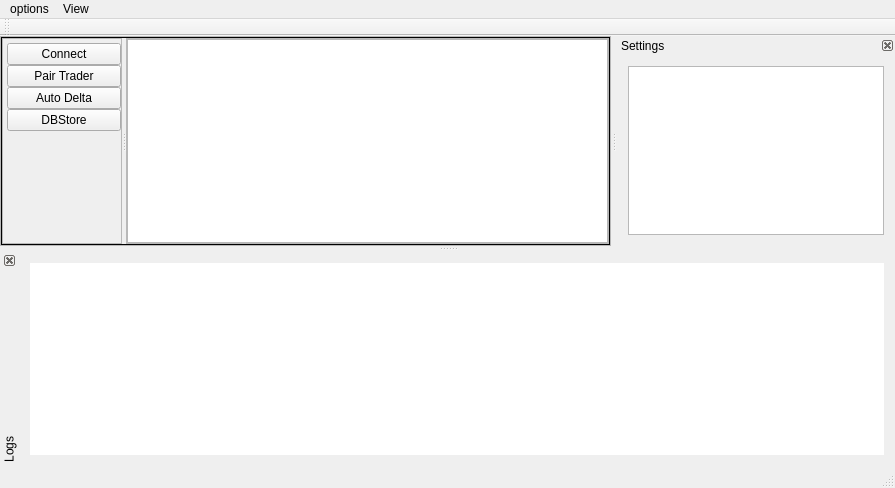
<?xml version="1.0" encoding="UTF-8"?>
<ui version="4.0">
 <class>IBTradeSystemClass</class>
 <widget class="QMainWindow" name="IBTradeSystemClass">
  <property name="geometry">
   <rect>
    <x>0</x>
    <y>0</y>
    <width>895</width>
    <height>488</height>
   </rect>
  </property>
  <property name="windowTitle">
   <string>IBTradeSystem V1</string>
  </property>
  <widget class="QWidget" name="centralWidget">
   <layout class="QVBoxLayout" name="verticalLayout_2">
    <property name="leftMargin">
     <number>0</number>
    </property>
    <property name="topMargin">
     <number>0</number>
    </property>
    <property name="rightMargin">
     <number>0</number>
    </property>
    <property name="bottomMargin">
     <number>0</number>
    </property>
    <item>
     <widget class="QSplitter" name="splitter_2">
      <property name="orientation">
       <enum>Qt::Vertical</enum>
      </property>
      <widget class="QFrame" name="frameControlPanel">
       <property name="minimumSize">
        <size>
         <width>0</width>
         <height>120</height>
        </size>
       </property>
       <property name="frameShape">
        <enum>QFrame::StyledPanel</enum>
       </property>
       <property name="frameShadow">
        <enum>QFrame::Raised</enum>
       </property>
       <layout class="QHBoxLayout" name="horizontalLayout">
        <property name="leftMargin">
         <number>0</number>
        </property>
        <property name="topMargin">
         <number>0</number>
        </property>
        <property name="rightMargin">
         <number>0</number>
        </property>
        <property name="bottomMargin">
         <number>0</number>
        </property>
        <item>
         <widget class="QSplitter" name="splitter">
          <property name="frameShape">
           <enum>QFrame::Box</enum>
          </property>
          <property name="orientation">
           <enum>Qt::Horizontal</enum>
          </property>
          <widget class="QFrame" name="frame_5">
           <property name="sizePolicy">
            <sizepolicy hsizetype="Fixed" vsizetype="Preferred">
             <horstretch>0</horstretch>
             <verstretch>0</verstretch>
            </sizepolicy>
           </property>
           <property name="minimumSize">
            <size>
             <width>120</width>
             <height>0</height>
            </size>
           </property>
           <property name="maximumSize">
            <size>
             <width>120</width>
             <height>16777215</height>
            </size>
           </property>
           <property name="frameShape">
            <enum>QFrame::StyledPanel</enum>
           </property>
           <property name="frameShadow">
            <enum>QFrame::Raised</enum>
           </property>
           <layout class="QGridLayout" name="gridLayout_2" rowstretch="0">
            <property name="sizeConstraint">
             <enum>QLayout::SetDefaultConstraint</enum>
            </property>
            <property name="leftMargin">
             <number>4</number>
            </property>
            <property name="topMargin">
             <number>4</number>
            </property>
            <property name="rightMargin">
             <number>0</number>
            </property>
            <property name="bottomMargin">
             <number>0</number>
            </property>
            <item row="0" column="0" alignment="Qt::AlignTop">
             <widget class="QFrame" name="frame_3">
              <property name="frameShape">
               <enum>QFrame::NoFrame</enum>
              </property>
              <property name="frameShadow">
               <enum>QFrame::Raised</enum>
              </property>
              <layout class="QVBoxLayout" name="verticalLayout">
               <property name="spacing">
                <number>0</number>
               </property>
               <property name="leftMargin">
                <number>0</number>
               </property>
               <property name="topMargin">
                <number>0</number>
               </property>
               <property name="rightMargin">
                <number>0</number>
               </property>
               <property name="bottomMargin">
                <number>0</number>
               </property>
               <item>
                <widget class="QPushButton" name="pushButton">
                 <property name="text">
                  <string>Connect</string>
                 </property>
                </widget>
               </item>
               <item>
                <widget class="QPushButton" name="pushButtonPairTrader">
                 <property name="text">
                  <string>Pair Trader</string>
                 </property>
                </widget>
               </item>
               <item>
                <widget class="QPushButton" name="autoDeltaButton">
                 <property name="text">
                  <string>Auto Delta</string>
                 </property>
                </widget>
               </item>
               <item>
                <widget class="QPushButton" name="pushButtonDBStore">
                 <property name="text">
                  <string>DBStore</string>
                 </property>
                </widget>
               </item>
              </layout>
             </widget>
            </item>
           </layout>
          </widget>
          <widget class="QFrame" name="frame_4">
           <property name="frameShape">
            <enum>QFrame::StyledPanel</enum>
           </property>
           <property name="frameShadow">
            <enum>QFrame::Raised</enum>
           </property>
           <layout class="QVBoxLayout" name="verticalLayout_3">
            <property name="leftMargin">
             <number>0</number>
            </property>
            <property name="topMargin">
             <number>0</number>
            </property>
            <property name="rightMargin">
             <number>0</number>
            </property>
            <property name="bottomMargin">
             <number>0</number>
            </property>
            <item>
             <layout class="QHBoxLayout" name="horizontalLayout_2">
              <item>
               <widget class="QTreeView" name="test_treeView"/>
              </item>
             </layout>
            </item>
           </layout>
          </widget>
         </widget>
        </item>
       </layout>
      </widget>
     </widget>
    </item>
   </layout>
  </widget>
  <widget class="QMenuBar" name="menuBar">
   <property name="geometry">
    <rect>
     <x>0</x>
     <y>0</y>
     <width>895</width>
     <height>21</height>
    </rect>
   </property>
   <widget class="QMenu" name="menuclear_log">
    <property name="title">
     <string>options</string>
    </property>
    <addaction name="actionClear_Log"/>
   </widget>
   <widget class="QMenu" name="menuView">
    <property name="title">
     <string>View</string>
    </property>
    <addaction name="actionShow_Log"/>
    <addaction name="actionSetting"/>
   </widget>
   <addaction name="menuclear_log"/>
   <addaction name="menuView"/>
  </widget>
  <widget class="QToolBar" name="mainToolBar">
   <attribute name="toolBarArea">
    <enum>TopToolBarArea</enum>
   </attribute>
   <attribute name="toolBarBreak">
    <bool>false</bool>
   </attribute>
  </widget>
  <widget class="QStatusBar" name="statusBar"/>
  <widget class="QDockWidget" name="dockWidget_Logging">
   <property name="minimumSize">
    <size>
     <width>295</width>
     <height>212</height>
    </size>
   </property>
   <property name="layoutDirection">
    <enum>Qt::LeftToRight</enum>
   </property>
   <property name="features">
    <set>QDockWidget::DockWidgetClosable|QDockWidget::DockWidgetVerticalTitleBar</set>
   </property>
   <property name="allowedAreas">
    <set>Qt::BottomDockWidgetArea</set>
   </property>
   <property name="windowTitle">
    <string>Logs</string>
   </property>
   <attribute name="dockWidgetArea">
    <number>8</number>
   </attribute>
   <widget class="QWidget" name="dockWidgetContents_2">
    <layout class="QGridLayout" name="gridLayout">
     <item row="0" column="0">
      <layout class="QHBoxLayout" name="horizontalLayout_3">
       <item>
        <widget class="QTextEdit" name="textEdit">
         <property name="sizePolicy">
          <sizepolicy hsizetype="MinimumExpanding" vsizetype="MinimumExpanding">
           <horstretch>0</horstretch>
           <verstretch>0</verstretch>
          </sizepolicy>
         </property>
         <property name="frameShape">
          <enum>QFrame::NoFrame</enum>
         </property>
         <property name="sizeAdjustPolicy">
          <enum>QAbstractScrollArea::AdjustIgnored</enum>
         </property>
        </widget>
       </item>
      </layout>
     </item>
    </layout>
   </widget>
  </widget>
  <widget class="QDockWidget" name="dockWidget_Settings">
   <property name="maximumSize">
    <size>
     <width>350</width>
     <height>524287</height>
    </size>
   </property>
   <property name="features">
    <set>QDockWidget::DockWidgetClosable|QDockWidget::DockWidgetMovable</set>
   </property>
   <property name="allowedAreas">
    <set>Qt::LeftDockWidgetArea|Qt::RightDockWidgetArea</set>
   </property>
   <property name="windowTitle">
    <string>Settings</string>
   </property>
   <attribute name="dockWidgetArea">
    <number>2</number>
   </attribute>
   <widget class="QWidget" name="dockWidgetContents_3">
    <property name="enabled">
     <bool>true</bool>
    </property>
    <layout class="QGridLayout" name="gridLayout_3">
     <item row="0" column="0">
      <layout class="QHBoxLayout" name="horizontalLayout_4">
       <item>
        <widget class="QTreeView" name="settingsTreeView"/>
       </item>
      </layout>
     </item>
    </layout>
   </widget>
  </widget>
  <action name="actionClear_Log">
   <property name="checkable">
    <bool>false</bool>
   </property>
   <property name="checked">
    <bool>false</bool>
   </property>
   <property name="text">
    <string>Clear Log</string>
   </property>
  </action>
  <action name="actionShow_Log">
   <property name="checkable">
    <bool>false</bool>
   </property>
   <property name="checked">
    <bool>false</bool>
   </property>
   <property name="text">
    <string>Log</string>
   </property>
  </action>
  <action name="actionSetting">
   <property name="checkable">
    <bool>false</bool>
   </property>
   <property name="checked">
    <bool>false</bool>
   </property>
   <property name="text">
    <string>Setting</string>
   </property>
  </action>
  <action name="actionAdd_Model">
   <property name="text">
    <string>Add Model</string>
   </property>
  </action>
  <action name="actionRemove_Model">
   <property name="text">
    <string>Remove Model</string>
   </property>
  </action>
 </widget>
 <layoutdefault spacing="6" margin="11"/>
 <resources/>
 <connections/>
</ui>
